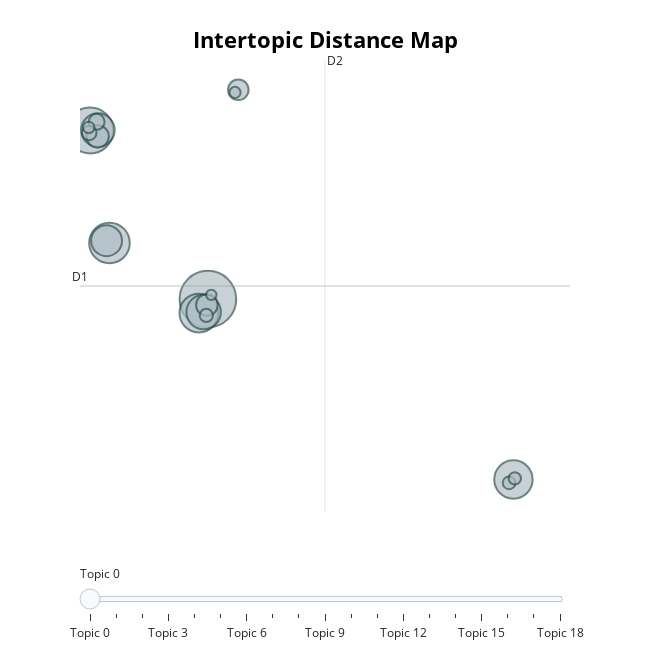

Notebook code for this chart:
### Code cell
topic_model.visualize_topics()

### Figure 1 — Plotly figure (JSON) as saved in the notebook; plotly's stock layout.template omitted (floating-point values rounded to 4 significant figures)
{"data": [{"customdata": [[0, "جميل | ممتاز | رائع | جدا | جيد", 1477], [1, "مكان | جميل | park | حديقة | منتزه", 978], [2, "الله | الفندق | جدا | اللي | المكان", 759], [3, "فندق | الفندق | hotel | جدا | الفنادق", 693], [4, "restaurant | food | delicious | لذيذ | مطعم", 678], [5, "نظيف | ونظيف | الغرف | جدا | room", 548], [6, "mall | market | سوق | shopping | price", 517], [7, "mosque | god | الله | may | prayer", 441], [8, "beach | البحر | شاطئ | دورات | water", 232], [9, "جدا | الاستقبال | ممتاز | رائع | خدمه", 217], [10, "سيء | سيئ | جدا | سيئه | bad", 195], [11, "family | place | good | للعائلات | عائلي", 118], [12, "saudi | السعودية | الرياض | arabia | أجمل", 97], [13, "يحتاج | تحتاج | تطوير | اكثر | تجديد", 81], [14, "fish | السمك | price | market | fresh", 75], [15, "coffee | القهوة | قهوة | bad | tea", 70], [16, "parking | car | السيارات | مواقف | road", 61], [17, "مغلق | closed | كورونا | بسبب | مغلقة", 57], [18, "هادئة | متنفس | peaceful | calm | هدوء", 50]], "hovertemplate": "<b>Topic %{customdata[0]}</b><br>%{customdata[1]}<br>Size: %{customdata[2]}", "legendgroup": "", "marker": {"color": "#B0BEC5", "line": {"color": "DarkSlateGrey", "width": 2}, "size": [1477, 978, 759, 693, 678, 548, 517, 441, 232, 217, 195, 118, 97, 81, 75, 70, 61, 57, 50], "sizemode": "area", "sizeref": 0.9231, "symbol": "circle"}, "mode": "markers", "name": "", "orientation": "v", "showlegend": false, "type": "scatter", "x": [4.064, -3.778, -2.492, 3.466, 24.41, 3.781, -3.259, -2.684, -3.28, 3.998, 6.092, -3.346, -3.838, 3.959, 24.13, 24.51, -3.873, 5.872, 4.29], "xaxis": "x", "y": [-0.887, 13.49, 3.901, -2.069, -16.25, -1.987, 13.52, 4.093, 12.98, -1.385, 16.95, 14.22, 13.27, -2.272, -16.54, -16.16, 13.75, 16.73, -0.5241], "yaxis": "y"}], "layout": {"annotations": [{"showarrow": false, "text": "D1", "x": -4.453, "y": 0.2332, "yshift": 10}, {"showarrow": false, "text": "D2", "x": 11.86, "xshift": 10, "y": 19.49}], "height": 650, "hoverlabel": {"bgcolor": "white", "font": {"family": "Rockwell", "size": 16}}, "legend": {"itemsizing": "constant", "tracegroupgap": 0}, "margin": {"t": 60}, "shapes": [{"line": {"color": "#CFD8DC", "width": 2}, "type": "line", "x0": 11.86, "x1": 11.86, "y0": -19.02, "y1": 19.49}, {"line": {"color": "#9E9E9E", "width": 2}, "type": "line", "x0": -4.453, "x1": 28.18, "y0": 0.2332, "y1": 0.2332}], "sliders": [{"active": 0, "pad": {"t": 50}, "steps": [{"args": [{"marker.color": [["red", "#B0BEC5", "#B0BEC5", "#B0BEC5", "#B0BEC5", "#B0BEC5", "#B0BEC5", "#B0BEC5", "#B0BEC5", "#B0BEC5", "#B0BEC5", "#B0BEC5", "#B0BEC5", "#B0BEC5", "#B0BEC5", "#B0BEC5", "#B0BEC5", "#B0BEC5", "#B0BEC5"]]}], "label": "Topic 0", "method": "update"}, {"args": [{"marker.color": [["#B0BEC5", "red", "#B0BEC5", "#B0BEC5", "#B0BEC5", "#B0BEC5", "#B0BEC5", "#B0BEC5", "#B0BEC5", "#B0BEC5", "#B0BEC5", "#B0BEC5", "#B0BEC5", "#B0BEC5", "#B0BEC5", "#B0BEC5", "#B0BEC5", "#B0BEC5", "#B0BEC5"]]}], "label": "Topic 1", "method": "update"}, {"args": [{"marker.color": [["#B0BEC5", "#B0BEC5", "red", "#B0BEC5", "#B0BEC5", "#B0BEC5", "#B0BEC5", "#B0BEC5", "#B0BEC5", "#B0BEC5", "#B0BEC5", "#B0BEC5", "#B0BEC5", "#B0BEC5", "#B0BEC5", "#B0BEC5", "#B0BEC5", "#B0BEC5", "#B0BEC5"]]}], "label": "Topic 2", "method": "update"}, {"args": [{"marker.color": [["#B0BEC5", "#B0BEC5", "#B0BEC5", "red", "#B0BEC5", "#B0BEC5", "#B0BEC5", "#B0BEC5", "#B0BEC5", "#B0BEC5", "#B0BEC5", "#B0BEC5", "#B0BEC5", "#B0BEC5", "#B0BEC5", "#B0BEC5", "#B0BEC5", "#B0BEC5", "#B0BEC5"]]}], "label": "Topic 3", "method": "update"}, {"args": [{"marker.color": [["#B0BEC5", "#B0BEC5", "#B0BEC5", "#B0BEC5", "red", "#B0BEC5", "#B0BEC5", "#B0BEC5", "#B0BEC5", "#B0BEC5", "#B0BEC5", "#B0BEC5", "#B0BEC5", "#B0BEC5", "#B0BEC5", "#B0BEC5", "#B0BEC5", "#B0BEC5", "#B0BEC5"]]}], "label": "Topic 4", "method": "update"}, {"args": [{"marker.color": [["#B0BEC5", "#B0BEC5", "#B0BEC5", "#B0BEC5", "#B0BEC5", "red", "#B0BEC5", "#B0BEC5", "#B0BEC5", "#B0BEC5", "#B0BEC5", "#B0BEC5", "#B0BEC5", "#B0BEC5", "#B0BEC5", "#B0BEC5", "#B0BEC5", "#B0BEC5", "#B0BEC5"]]}], "label": "Topic 5", "method": "update"}, {"args": [{"marker.color": [["#B0BEC5", "#B0BEC5", "#B0BEC5", "#B0BEC5", "#B0BEC5", "#B0BEC5", "red", "#B0BEC5", "#B0BEC5", "#B0BEC5", "#B0BEC5", "#B0BEC5", "#B0BEC5", "#B0BEC5", "#B0BEC5", "#B0BEC5", "#B0BEC5", "#B0BEC5", "#B0BEC5"]]}], "label": "Topic 6", "method": "update"}, {"args": [{"marker.color": [["#B0BEC5", "#B0BEC5", "#B0BEC5", "#B0BEC5", "#B0BEC5", "#B0BEC5", "#B0BEC5", "red", "#B0BEC5", "#B0BEC5", "#B0BEC5", "#B0BEC5", "#B0BEC5", "#B0BEC5", "#B0BEC5", "#B0BEC5", "#B0BEC5", "#B0BEC5", "#B0BEC5"]]}], "label": "Topic 7", "method": "update"}, {"args": [{"marker.color": [["#B0BEC5", "#B0BEC5", "#B0BEC5", "#B0BEC5", "#B0BEC5", "#B0BEC5", "#B0BEC5", "#B0BEC5", "red", "#B0BEC5", "#B0BEC5", "#B0BEC5", "#B0BEC5", "#B0BEC5", "#B0BEC5", "#B0BEC5", "#B0BEC5", "#B0BEC5", "#B0BEC5"]]}], "label": "Topic 8", "method": "update"}, {"args": [{"marker.color": [["#B0BEC5", "#B0BEC5", "#B0BEC5", "#B0BEC5", "#B0BEC5", "#B0BEC5", "#B0BEC5", "#B0BEC5", "#B0BEC5", "red", "#B0BEC5", "#B0BEC5", "#B0BEC5", "#B0BEC5", "#B0BEC5", "#B0BEC5", "#B0BEC5", "#B0BEC5", "#B0BEC5"]]}], "label": "Topic 9", "method": "update"}, {"args": [{"marker.color": [["#B0BEC5", "#B0BEC5", "#B0BEC5", "#B0BEC5", "#B0BEC5", "#B0BEC5", "#B0BEC5", "#B0BEC5", "#B0BEC5", "#B0BEC5", "red", "#B0BEC5", "#B0BEC5", "#B0BEC5", "#B0BEC5", "#B0BEC5", "#B0BEC5", "#B0BEC5", "#B0BEC5"]]}], "label": "Topic 10", "method": "update"}, {"args": [{"marker.color": [["#B0BEC5", "#B0BEC5", "#B0BEC5", "#B0BEC5", "#B0BEC5", "#B0BEC5", "#B0BEC5", "#B0BEC5", "#B0BEC5", "#B0BEC5", "#B0BEC5", "red", "#B0BEC5", "#B0BEC5", "#B0BEC5", "#B0BEC5", "#B0BEC5", "#B0BEC5", "#B0BEC5"]]}], "label": "Topic 11", "method": "update"}, {"args": [{"marker.color": [["#B0BEC5", "#B0BEC5", "#B0BEC5", "#B0BEC5", "#B0BEC5", "#B0BEC5", "#B0BEC5", "#B0BEC5", "#B0BEC5", "#B0BEC5", "#B0BEC5", "#B0BEC5", "red", "#B0BEC5", "#B0BEC5", "#B0BEC5", "#B0BEC5", "#B0BEC5", "#B0BEC5"]]}], "label": "Topic 12", "method": "update"}, {"args": [{"marker.color": [["#B0BEC5", "#B0BEC5", "#B0BEC5", "#B0BEC5", "#B0BEC5", "#B0BEC5", "#B0BEC5", "#B0BEC5", "#B0BEC5", "#B0BEC5", "#B0BEC5", "#B0BEC5", "#B0BEC5", "red", "#B0BEC5", "#B0BEC5", "#B0BEC5", "#B0BEC5", "#B0BEC5"]]}], "label": "Topic 13", "method": "update"}, {"args": [{"marker.color": [["#B0BEC5", "#B0BEC5", "#B0BEC5", "#B0BEC5", "#B0BEC5", "#B0BEC5", "#B0BEC5", "#B0BEC5", "#B0BEC5", "#B0BEC5", "#B0BEC5", "#B0BEC5", "#B0BEC5", "#B0BEC5", "red", "#B0BEC5", "#B0BEC5", "#B0BEC5", "#B0BEC5"]]}], "label": "Topic 14", "method": "update"}, {"args": [{"marker.color": [["#B0BEC5", "#B0BEC5", "#B0BEC5", "#B0BEC5", "#B0BEC5", "#B0BEC5", "#B0BEC5", "#B0BEC5", "#B0BEC5", "#B0BEC5", "#B0BEC5", "#B0BEC5", "#B0BEC5", "#B0BEC5", "#B0BEC5", "red", "#B0BEC5", "#B0BEC5", "#B0BEC5"]]}], "label": "Topic 15", "method": "update"}, {"args": [{"marker.color": [["#B0BEC5", "#B0BEC5", "#B0BEC5", "#B0BEC5", "#B0BEC5", "#B0BEC5", "#B0BEC5", "#B0BEC5", "#B0BEC5", "#B0BEC5", "#B0BEC5", "#B0BEC5", "#B0BEC5", "#B0BEC5", "#B0BEC5", "#B0BEC5", "red", "#B0BEC5", "#B0BEC5"]]}], "label": "Topic 16", "method": "update"}, {"args": [{"marker.color": [["#B0BEC5", "#B0BEC5", "#B0BEC5", "#B0BEC5", "#B0BEC5", "#B0BEC5", "#B0BEC5", "#B0BEC5", "#B0BEC5", "#B0BEC5", "#B0BEC5", "#B0BEC5", "#B0BEC5", "#B0BEC5", "#B0BEC5", "#B0BEC5", "#B0BEC5", "red", "#B0BEC5"]]}], "label": "Topic 17", "method": "update"}, {"args": [{"marker.color": [["#B0BEC5", "#B0BEC5", "#B0BEC5", "#B0BEC5", "#B0BEC5", "#B0BEC5", "#B0BEC5", "#B0BEC5", "#B0BEC5", "#B0BEC5", "#B0BEC5", "#B0BEC5", "#B0BEC5", "#B0BEC5", "#B0BEC5", "#B0BEC5", "#B0BEC5", "#B0BEC5", "red"]]}], "label": "Topic 18", "method": "update"}]}], "title": {"font": {"color": "Black", "size": 22}, "text": "<b>Intertopic Distance Map</b>", "x": 0.5, "xanchor": "center", "y": 0.95, "yanchor": "top"}, "width": 650, "xaxis": {"anchor": "y", "domain": [0, 1], "range": [-4.453, 28.18], "title": {"text": ""}, "visible": false}, "yaxis": {"anchor": "x", "domain": [0, 1], "range": [-19.02, 19.49], "title": {"text": ""}, "visible": false}}}
